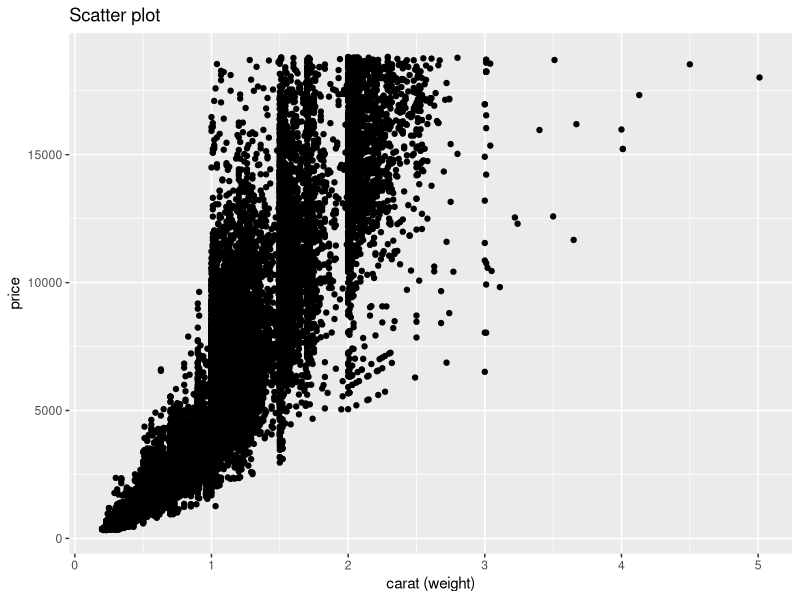
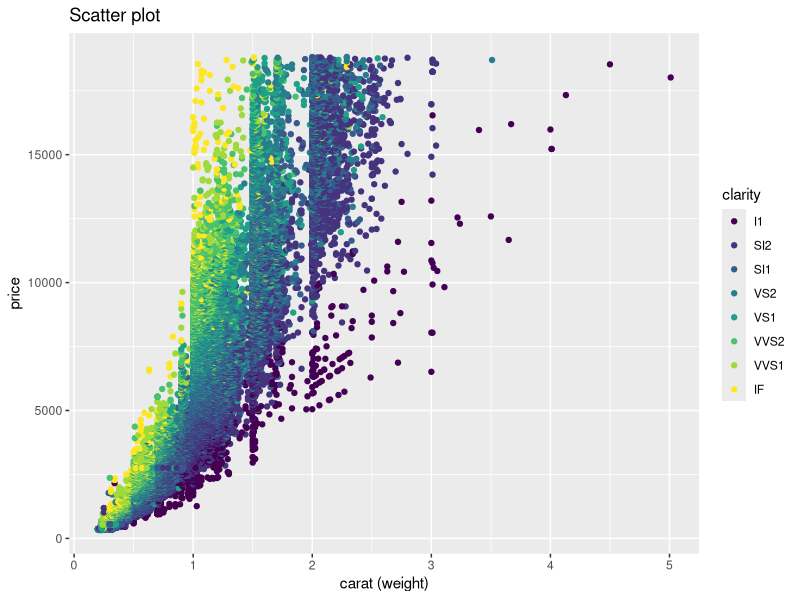
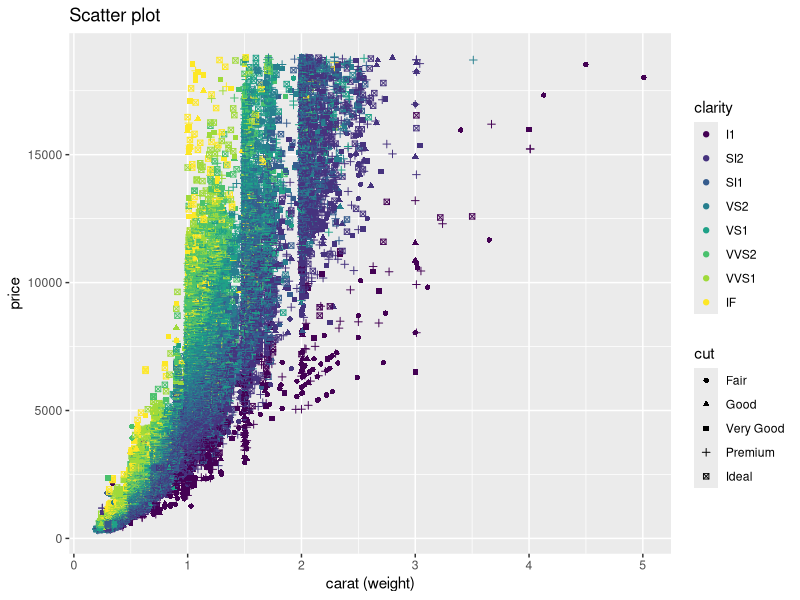
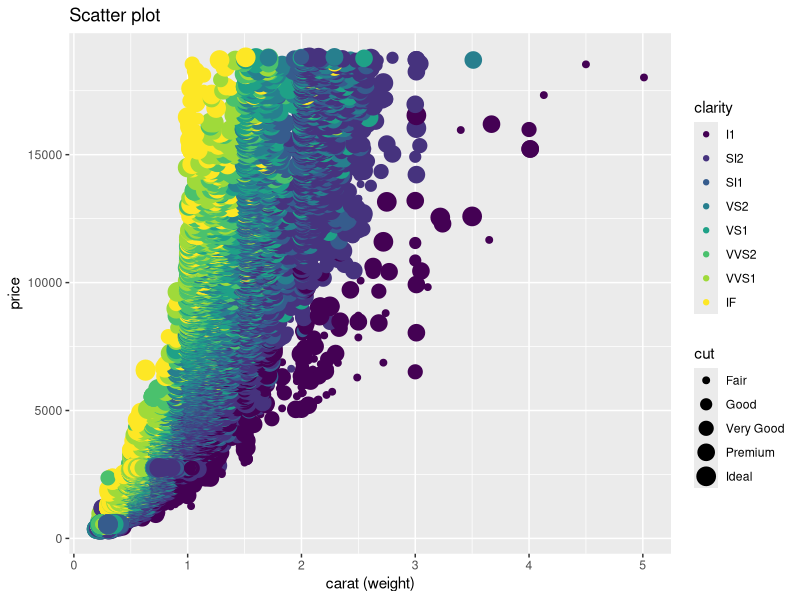
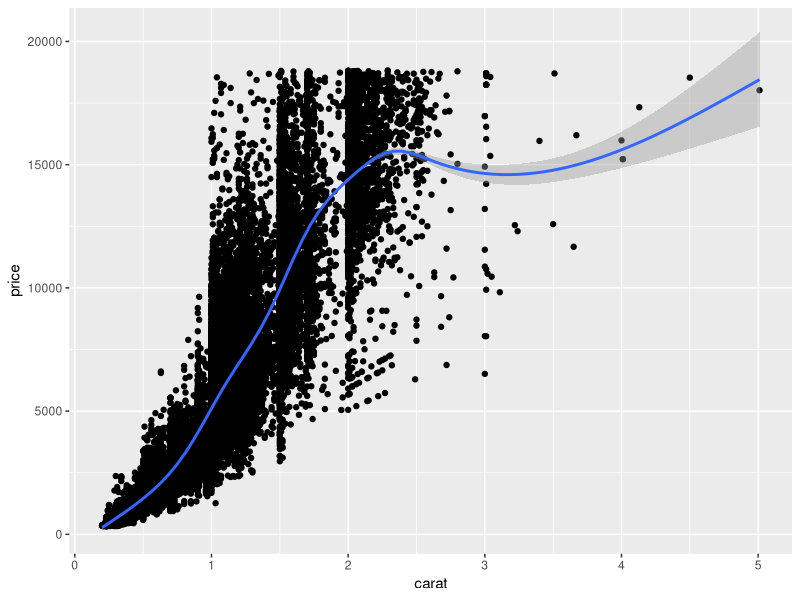
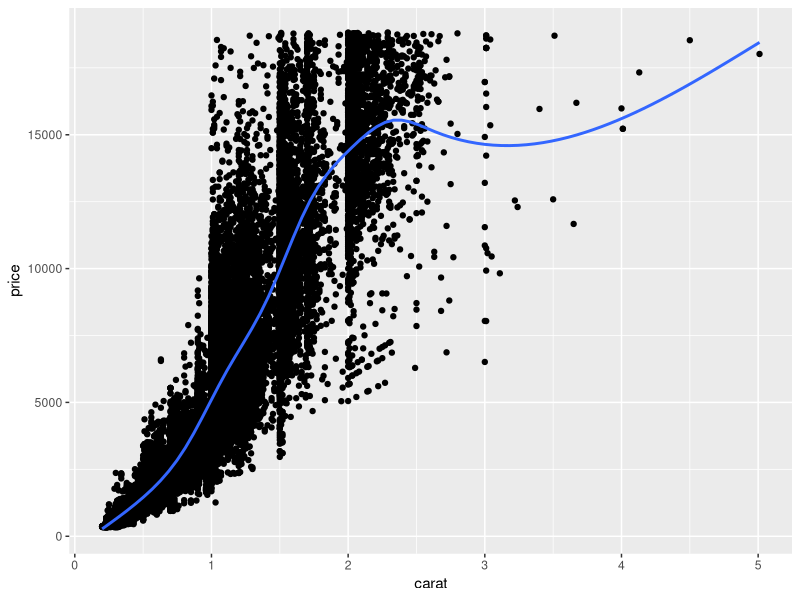
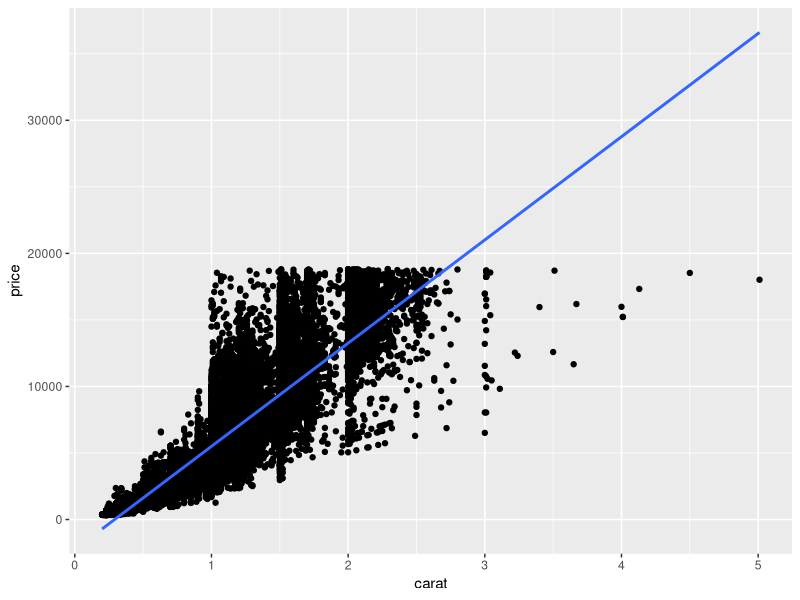
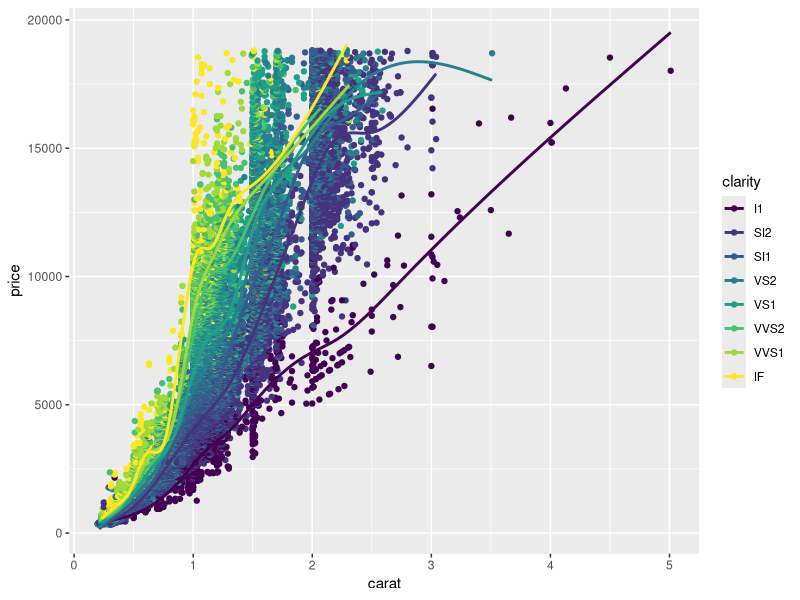

The R script that drew these images, in order:
## ---- chunk 1
library(ggplot2)
data("diamonds")
head(diamonds)
## ---- chunk 2
ggplot(diamonds, aes(x=carat, y=price)) + geom_point() + ggtitle("Scatter plot") + xlab("carat (weight)") 
## ---- chunk 3
ggplot(diamonds, aes(x=carat, y=price, color=clarity)) + geom_point() + ggtitle("Scatter plot") + xlab("carat (weight)") 
## ---- chunk 4
ggplot(diamonds, aes(x=carat, y=price, color=clarity, shape=cut)) + geom_point() + ggtitle("Scatter plot") + xlab("carat (weight)") 
## ---- chunk 5
ggplot(diamonds, aes(x=carat, y=price, color=clarity, size=cut)) + geom_point() + ggtitle("Scatter plot") + xlab("carat (weight)") 
## ---- chunk 6
# the gray area around the curve is the confidence interval. 
#To turn it off we can turn off the standard error option in geo_smooth(next figure).
ggplot(diamonds, aes(x=carat, y=price)) + geom_point() + geom_smooth() 
## ---- chunk 7
# Remove the confidence area around the curve
ggplot(diamonds, aes(x=carat, y=price)) + geom_point() + geom_smooth(se=FALSE) 
## ---- chunk 8
ggplot(diamonds, aes(x=carat, y=price)) + geom_point() + geom_smooth(se=FALSE, method="lm") 
## ---- chunk 9
ggplot(diamonds, aes(x=carat, y=price, color=clarity)) + geom_point() + geom_smooth(se=FALSE)
## ---- chunk 10
ggplot(diamonds, aes(x=carat, y=price, color=clarity)) + geom_smooth(se=FALSE)
## ---- chunk 11
ggplot(diamonds, aes(x=carat, y=price, color=clarity)) + geom_point() + geom_smooth(se=FALSE, method = "lm")
## ---- chunk 12
ggplot(diamonds, aes(x=carat, y=price, color=clarity)) + geom_smooth(se=FALSE, method = "lm")
## ---- chunk 13
ggplot(diamonds, aes(x=carat, y=price, color = clarity)) + geom_point()
## ---- chunk 14
ggplot(diamonds, aes(x=carat, y=price)) + geom_point() + facet_wrap(~clarity) 
## ---- chunk 15
ggplot(diamonds, aes(x=carat, y=price, color=color)) + geom_point() + facet_wrap(~clarity)
## ---- chunk 16
ggplot(diamonds, aes(x=carat, y=price)) + geom_point() + facet_grid(color~clarity)
## ---- chunk 17
ggplot(diamonds, aes(x=carat, y=price, color=cut)) + geom_point() + facet_grid(color~clarity)
